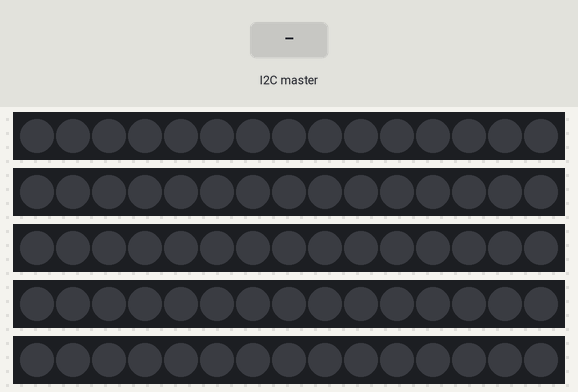
Simulated run of this sketch. Board: Arduino Uno, built with avr-gcc and run on an emulated ATmega328P. Parts: 5 × 15 RGB LEDs in strip order, left to right. The test bench sets the inputs (shaded band). Dim RGB values are drawn brighter than linear.

Above: at 1.2 s.
1.3 s: the I2C master sends the byte 200
At 2.4 s:
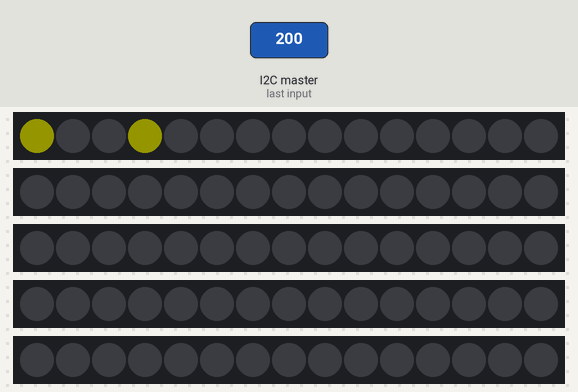
4.3 s: the I2C master sends the byte 1
At 4.9 s:
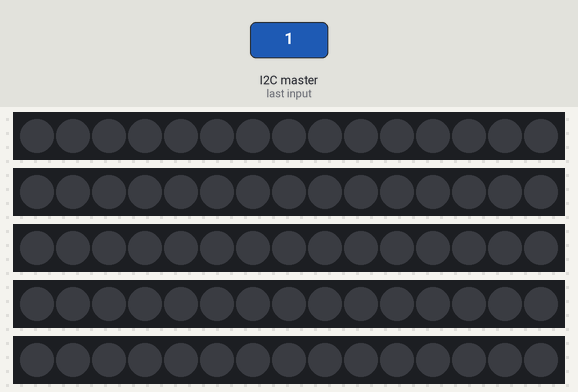
Timing chart, 0 to 7.3 s (numbered marks = the images above; inputs shaded):
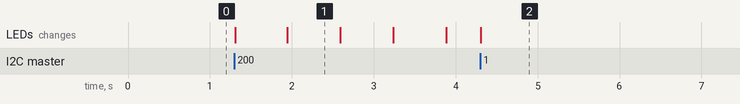

The sketch:

LedStripTest2.ino
```cpp
#include <FastLED.h>
#include <Wire.h>

#define NUM_STRIPS 5
#define NUM_LEDS_PER_STRIP 15
CRGB leds[NUM_STRIPS][NUM_LEDS_PER_STRIP];

void strip1();
void strip2();
void strip3();
void strip4();
void strip5();

void setup() {

  Wire.begin(0x08);
  Wire.onReceive(recv);
//  lcd.print("test");
  Serial.begin(115200);
  FastLED.addLeds<NEOPIXEL, 3>(leds[0], NUM_LEDS_PER_STRIP);
  FastLED.addLeds<NEOPIXEL, A3>(leds[1], NUM_LEDS_PER_STRIP);
  FastLED.addLeds<NEOPIXEL, 5>(leds[2], NUM_LEDS_PER_STRIP);
  FastLED.addLeds<NEOPIXEL, 6>(leds[3], NUM_LEDS_PER_STRIP);
  FastLED.addLeds<NEOPIXEL, 4>(leds[4], NUM_LEDS_PER_STRIP);
  FastLED.setBrightness(20);
}
uint8_t nums[5] = {4,15,9,15,5};
volatile uint16_t vals[10] = {0,0,0,0,0};
volatile uint16_t future[5] = {0,0,0,0,0};
uint16_t counter = 0;
uint16_t counter2 = 0;

void loop() {
  if(++counter >=300)counter = 0;
  strip1(counter);//loading
  strip2();//current
  strip3();//temp
  strip4();//velocity
  strip5();//voltage
  FastLED.show();
  for(int i = 1; i < 5;i++){
    if(future[i] >vals[i])vals[i]+=2;
    if(future[i] <vals[i])vals[i]-=2;
  }


}

void recv(){
  uint16_t i = 0;
  while(Wire.available()>0){
    future[i++] = Wire.read();
    //Wire.read();
  }
}
```

StripFunctions.ino
```cpp
void strip1(int counter){
  if(future[0] > 125){
    if(counter < 100){
      leds[0][0] = CRGB::Yellow;
      leds[0][1] = CRGB::Black;
      leds[0][2] = CRGB::Black;
      leds[0][3] = CRGB::Yellow;

    }
    else if(counter < 200){
      leds[0][0] = CRGB::Black;
      leds[0][1] = CRGB::Yellow;
      leds[0][2] = CRGB::Black;
      leds[0][3] = CRGB::Black;
    }
    else{
      leds[0][0] = CRGB::Black;
      leds[0][1] = CRGB::Black;
      leds[0][2] = CRGB::Yellow;
      leds[0][3] = CRGB::Black;
    }
  }
  else for(int i =0;i<4;i++){leds[0][i] = CRGB::Black;};
}
void strip2(){
  uint8_t x = 1;
  for(int i = 0; i < nums[x];i++){
    if(i < map(vals[x],0,255,0,nums[x])){
      if( i < 6) leds[x][i] = CRGB::Yellow;
      else if( i < 9) leds[x][i] = CHSV( 15,255,255);
      else leds[x][i] = CRGB::Red;

    }

    else leds[x][i] = CRGB::Black;

  }
}
void strip3(){
  uint8_t x = 2;
  for(int i = 0; i < nums[x];i++){
    if(i < map(vals[x],0,255,0,nums[x])){
      if( i < 2) leds[x][i] = CRGB::Green;
      else if( i < 6) leds[x][i] = CHSV( 15,255,255);
      else leds[x][i] = CRGB::Red;

    }

    else leds[x][i] = CRGB::Black;

    if(i>3){if(3 < map(vals[x],0,255,0,nums[x])){
      leds[x][3] = CHSV( 15,255,255);}
      else{
        leds[x][3]=CRGB::Black;
      }
    }
  }
}
void strip4(){
  uint8_t x = 3;
  for(int i = 0; i < nums[x];i++){
    if(i < map(vals[x],0,255,0,nums[x])){
      if( i < 3) leds[x][i] = CRGB::Green;
      else if( i < 6) leds[x][i] = CRGB::Blue;
      else if( i < 9) leds[x][i] = CRGB::Purple;
      else leds[x][i] = CRGB::Red;

    }

    else leds[x][i] = CRGB::Black;


  }
}
void strip5(){
  uint8_t x = 4;
//  vals[x] = 200;
  for(int i = 0; i < nums[x];i++){
    if(i < map(vals[x],0,255,0,nums[x])){
      leds[x][i] = CRGB::Red;
    }

    else leds[x][i] = CRGB::Black;

    if(i>3){if(3 < map(vals[x],0,255,0,nums[x])){
      leds[x][3] = CRGB::Red;}
      else{
        leds[x][3]=CRGB::Black;
      }
    }
  }
}
```

Measured:
- after the input at 1.3 s, the LEDs: first change at once (image 1 shows a later state)
- after the input at 4.3 s, the LEDs: change at once (image 2)
- what the display in image 1 shows lasts 0.7 s, from 1.9 s to 2.6 s
